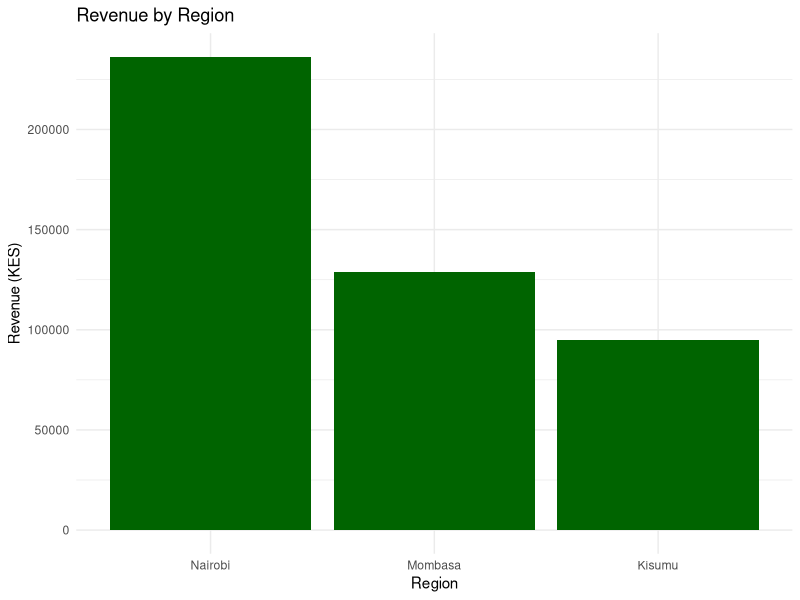

This chart was generated by the following R code:
## ---- chunk 1
knitr::opts_chunk$set(echo = TRUE, message = FALSE, warning = FALSE)
library(dplyr)
library(ggplot2)
## ---- chunk 2
sales <- read.csv("data/sales_sample.csv")
head(sales)
## ---- chunk 3
sales %>%
  group_by(region) %>%
  summarise(total_revenue = sum(revenue), .groups = "drop") %>%
  arrange(desc(total_revenue))
## ---- chunk 4
sales %>%
  group_by(region) %>%
  summarise(total_revenue = sum(revenue), .groups = "drop") %>%
  ggplot(aes(x = reorder(region, -total_revenue), y = total_revenue)) +
  geom_col(fill = "darkgreen") +
  labs(title = "Revenue by Region", x = "Region", y = "Revenue (KES)") +
  theme_minimal()
## ---- chunk 5
sales %>%
  group_by(product) %>%
  summarise(total_revenue = sum(revenue), .groups = "drop") %>%
  arrange(desc(total_revenue))
